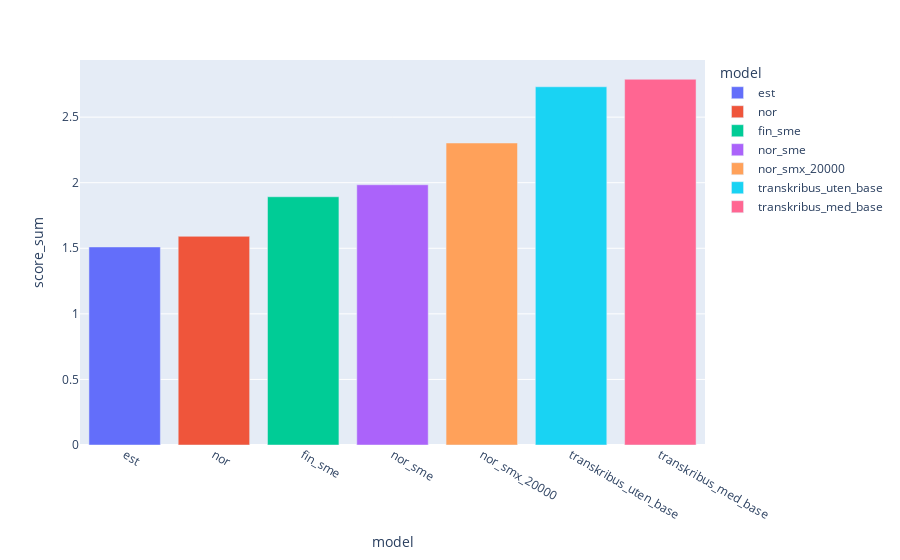

Notebook code cell kept with this figure:
### Code cell
model_score_sum = {"model": [], "score_sum": []}
for model, df_ in score_df.groupby("model"):
    score_sum = df_.value.sum()
    model_score_sum["model"].append(model)
    model_score_sum["score_sum"].append(score_sum)

pd.DataFrame(model_score_sum).sort_values("score_sum").plot.bar(x="model", y="score_sum", color="model")

### Figure 1 — Plotly figure (JSON) as saved in the notebook; plotly's stock layout.template omitted (floating-point values rounded to 4 significant figures)
{"data": [{"alignmentgroup": "True", "hovertemplate": "model=%{x}<br>score_sum=%{y}<extra></extra>", "legendgroup": "est", "marker": {"color": "#636efa", "pattern": {"shape": ""}}, "name": "est", "offsetgroup": "est", "orientation": "v", "showlegend": true, "textposition": "auto", "type": "bar", "x": ["est"], "xaxis": "x", "y": [1.51], "yaxis": "y"}, {"alignmentgroup": "True", "hovertemplate": "model=%{x}<br>score_sum=%{y}<extra></extra>", "legendgroup": "nor", "marker": {"color": "#EF553B", "pattern": {"shape": ""}}, "name": "nor", "offsetgroup": "nor", "orientation": "v", "showlegend": true, "textposition": "auto", "type": "bar", "x": ["nor"], "xaxis": "x", "y": [1.591], "yaxis": "y"}, {"alignmentgroup": "True", "hovertemplate": "model=%{x}<br>score_sum=%{y}<extra></extra>", "legendgroup": "fin_sme", "marker": {"color": "#00cc96", "pattern": {"shape": ""}}, "name": "fin_sme", "offsetgroup": "fin_sme", "orientation": "v", "showlegend": true, "textposition": "auto", "type": "bar", "x": ["fin_sme"], "xaxis": "x", "y": [1.893], "yaxis": "y"}, {"alignmentgroup": "True", "hovertemplate": "model=%{x}<br>score_sum=%{y}<extra></extra>", "legendgroup": "nor_sme", "marker": {"color": "#ab63fa", "pattern": {"shape": ""}}, "name": "nor_sme", "offsetgroup": "nor_sme", "orientation": "v", "showlegend": true, "textposition": "auto", "type": "bar", "x": ["nor_sme"], "xaxis": "x", "y": [1.984], "yaxis": "y"}, {"alignmentgroup": "True", "hovertemplate": "model=%{x}<br>score_sum=%{y}<extra></extra>", "legendgroup": "nor_smx_20000", "marker": {"color": "#FFA15A", "pattern": {"shape": ""}}, "name": "nor_smx_20000", "offsetgroup": "nor_smx_20000", "orientation": "v", "showlegend": true, "textposition": "auto", "type": "bar", "x": ["nor_smx_20000"], "xaxis": "x", "y": [2.303], "yaxis": "y"}, {"alignmentgroup": "True", "hovertemplate": "model=%{x}<br>score_sum=%{y}<extra></extra>", "legendgroup": "transkribus_uten_base", "marker": {"color": "#19d3f3", "pattern": {"shape": ""}}, "name": "transkribus_uten_base", "offsetgroup": "transkribus_uten_base", "orientation": "v", "showlegend": true, "textposition": "auto", "type": "bar", "x": ["transkribus_uten_base"], "xaxis": "x", "y": [2.732], "yaxis": "y"}, {"alignmentgroup": "True", "hovertemplate": "model=%{x}<br>score_sum=%{y}<extra></extra>", "legendgroup": "transkribus_med_base", "marker": {"color": "#FF6692", "pattern": {"shape": ""}}, "name": "transkribus_med_base", "offsetgroup": "transkribus_med_base", "orientation": "v", "showlegend": true, "textposition": "auto", "type": "bar", "x": ["transkribus_med_base"], "xaxis": "x", "y": [2.789], "yaxis": "y"}], "layout": {"barmode": "relative", "legend": {"title": {"text": "model"}, "tracegroupgap": 0}, "margin": {"t": 60}, "xaxis": {"anchor": "y", "categoryarray": ["est", "nor", "fin_sme", "nor_sme", "nor_smx_20000", "transkribus_uten_base", "transkribus_med_base"], "categoryorder": "array", "domain": [0, 1], "title": {"text": "model"}}, "yaxis": {"anchor": "x", "domain": [0, 1], "title": {"text": "score_sum"}}}}
